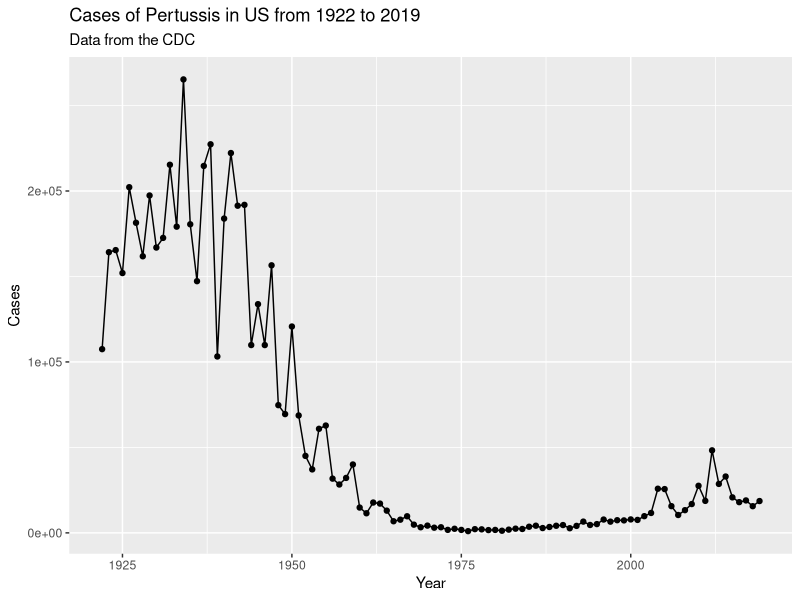
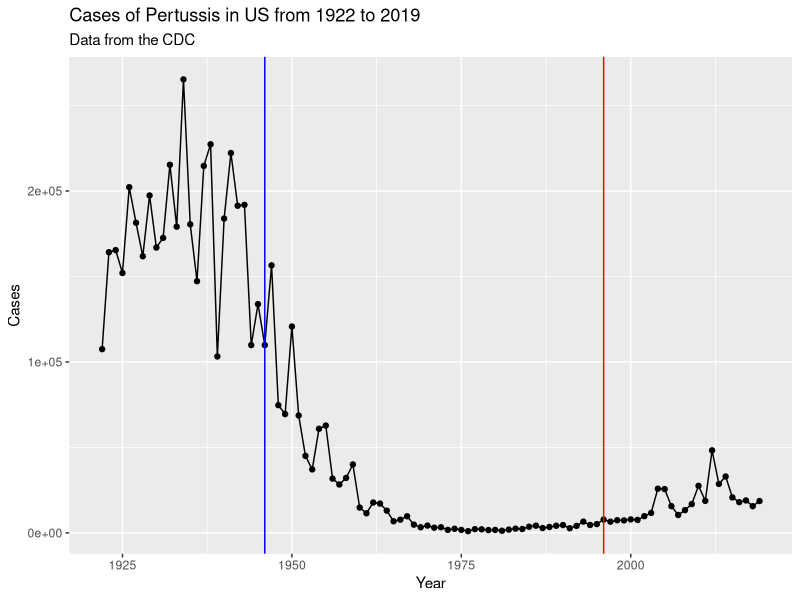

The R source for these figures, in order: (Note: this script raises an error after producing the figures.)
## ---- chunk 1
cdc <- data.frame(
  Year = c(
    1922L,
    1923L,
    1924L,
    1925L,
    1926L,
    1927L,
    1928L,
    1929L,
    1930L,
    1931L,
    1932L,
    1933L,
    1934L,
    1935L,
    1936L,
    1937L,
    1938L,
    1939L,
    1940L,
    1941L,
    1942L,
    1943L,
    1944L,
    1945L,
    1946L,
    1947L,
    1948L,
    1949L,
    1950L,
    1951L,
    1952L,
    1953L,
    1954L,
    1955L,
    1956L,
    1957L,
    1958L,
    1959L,
    1960L,
    1961L,
    1962L,
    1963L,
    1964L,
    1965L,
    1966L,
    1967L,
    1968L,
    1969L,
    1970L,
    1971L,
    1972L,
    1973L,
    1974L,
    1975L,
    1976L,
    1977L,
    1978L,
    1979L,
    1980L,
    1981L,
    1982L,
    1983L,
    1984L,
    1985L,
    1986L,
    1987L,
    1988L,
    1989L,
    1990L,
    1991L,
    1992L,
    1993L,
    1994L,
    1995L,
    1996L,
    1997L,
    1998L,
    1999L,
    2000L,
    2001L,
    2002L,
    2003L,
    2004L,
    2005L,
    2006L,
    2007L,
    2008L,
    2009L,
    2010L,
    2011L,
    2012L,
    2013L,
    2014L,
    2015L,
    2016L,
    2017L,
    2018L,
    2019L
  ),
  Cases = c(
    107473,
    164191,
    165418,
    152003,
    202210,
    181411,
    161799,
    197371,
    166914,
    172559,
    215343,
    179135,
    265269,
    180518,
    147237,
    214652,
    227319,
    103188,
    183866,
    222202,
    191383,
    191890,
    109873,
    133792,
    109860,
    156517,
    74715,
    69479,
    120718,
    68687,
    45030,
    37129,
    60886,
    62786,
    31732,
    28295,
    32148,
    40005,
    14809,
    11468,
    17749,
    17135,
    13005,
    6799,
    7717,
    9718,
    4810,
    3285,
    4249,
    3036,
    3287,
    1759,
    2402,
    1738,
    1010,
    2177,
    2063,
    1623,
    1730,
    1248,
    1895,
    2463,
    2276,
    3589,
    4195,
    2823,
    3450,
    4157,
    4570,
    2719,
    4083,
    6586,
    4617,
    5137,
    7796,
    6564,
    7405,
    7298,
    7867,
    7580,
    9771,
    11647,
    25827,
    25616,
    15632,
    10454,
    13278,
    16858,
    27550,
    18719,
    48277,
    28639,
    32971,
    20762,
    17972,
    18975,
    15609,
    18617
  )
       )

## ---- chunk 2
library(ggplot2)
## ---- chunk 3
baseplot <- ggplot(cdc) +
  aes(Year,Cases) +
  geom_point() +
  geom_line() +
  labs(title="Cases of Pertussis in US from 1922 to 2019",
       subtitle = "Data from the CDC")
baseplot
## ---- chunk 4
baseplot + geom_vline(xintercept = 1946,col="blue")+
  geom_vline(xintercept = 1996,col="red")
## ---- chunk 5
library(jsonlite)
## ---- chunk 6
subject <- read_json("https://www.cmi-pb.org/api/subject", simplifyVector = TRUE) 
head(subject)
## ---- chunk 7
table(subject$infancy_vac)
## ---- chunk 8
table(subject$biological_sex)
## ---- chunk 9
table(subject$race, subject$biological_sex)
## ---- chunk 10
library(lubridate)
## ---- chunk 11
today()
age_days<-today()-ymd(subject$year_of_birth)
age_days
## ---- chunk 12
age_years <- time_length(age_days,"years")
age_years
subject$age <- age_years
## ---- chunk 13
mean(subject$age)
## ---- chunk 14
library(dplyr)
ap.age <- (filter(subject,infancy_vac=="aP")$age)
wp.age <- (filter(subject,infancy_vac=="wP")$age)
mean(ap.age)
mean(wp.age)
## ---- chunk 15
t.test(ap.age,wp.age)
## ---- chunk 16
int <- ymd(subject$date_of_boost) - ymd(subject$year_of_birth)
age_at_boost <- time_length(int, "year")
head(age_at_boost)
## ---- chunk 17
ggplot(subject) +
  aes(time_length(age, "year"),
      fill=as.factor(infancy_vac)) +
  geom_histogram(show.legend=FALSE) +
  facet_wrap(vars(infancy_vac), nrow=2) 
## ---- chunk 18
specimen <- read_json("http://cmi-pb.org/api/specimen",
                      simplifyVector = TRUE)
titer <- read_json("http://cmi-pb.org/api/ab_titer",
                   simplifyVector = TRUE)
## ---- chunk 19
head(specimen)
## ---- chunk 20
head(titer)
## ---- chunk 21
dim(subject)
dim(specimen)
## ---- chunk 22
meta <- inner_join(specimen, subject)
dim(meta)
head(meta)
## ---- chunk 23
abdata <- inner_join(titer, meta)
dim(abdata)
## ---- chunk 24
head(abdata)
## ---- chunk 25
table(abdata$isotype)
## ---- chunk 26
table(abdata$visit)
## ---- chunk 27
ig1 <- abdata %>% filter(isotype == "IgG1", visit!=8)
head(ig1)
## ---- chunk 28
ggplot(ig1) +
  aes(MFI, antigen) +
  geom_boxplot() + 
  facet_wrap(vars(visit), nrow=2)
## ---- chunk 29
ggplot(ig1) +
  aes(MFI, antigen, col=infancy_vac ) +
  geom_boxplot(show.legend = FALSE) + 
  facet_wrap(vars(visit), nrow=2) +
  theme_bw()
## ---- chunk 30
ggplot(ig1) +
  aes(MFI, antigen, col=infancy_vac ) +
  geom_boxplot(show.legend = FALSE) + 
  facet_wrap(vars(infancy_vac, visit), nrow=2)
## ---- chunk 31
filter(ig1, antigen=="Measles") %>%
  ggplot() +
  aes(MFI, col=infancy_vac) +
  geom_boxplot(show.legend = FALSE) +
  facet_wrap(vars(visit)) +
  theme_bw()
## ---- chunk 32
filter(ig1, antigen=="FIM2/3") %>%
  ggplot() +
  aes(MFI, col=infancy_vac) +
  geom_boxplot(show.legend = FALSE) +
  facet_wrap(vars(visit)) +
  theme_bw()
## ---- chunk 33
filter(ig1, antigen=="PT") %>%
  ggplot() +
  aes(MFI, col=infancy_vac) +
  geom_boxplot(show.legend = TRUE) +
  facet_wrap(vars(visit)) +
  theme_bw()
## ---- chunk 34
url <- "https://www.cmi-pb.org/api/v2/rnaseq?versioned_ensembl_gene_id=eq.ENSG00000211896.7"

rna <- read_json(url, simplifyVector = TRUE) 
## ---- chunk 35
#meta <- inner_join(specimen, subject)
ssrna <- inner_join(rna, meta)
## ---- chunk 36
ggplot(ssrna) +
  aes(visit, tpm, group=subject_id) +
  geom_point() +
  geom_line(alpha=0.2)
## ---- chunk 37
ggplot(ssrna) +
  aes(tpm, col=infancy_vac) +
  geom_boxplot() +
  facet_wrap(vars(visit))
## ---- chunk 38
ssrna %>%  
  filter(visit==4) %>% 
  ggplot() +
    aes(tpm, col=infancy_vac) + geom_density() + 
    geom_rug()
